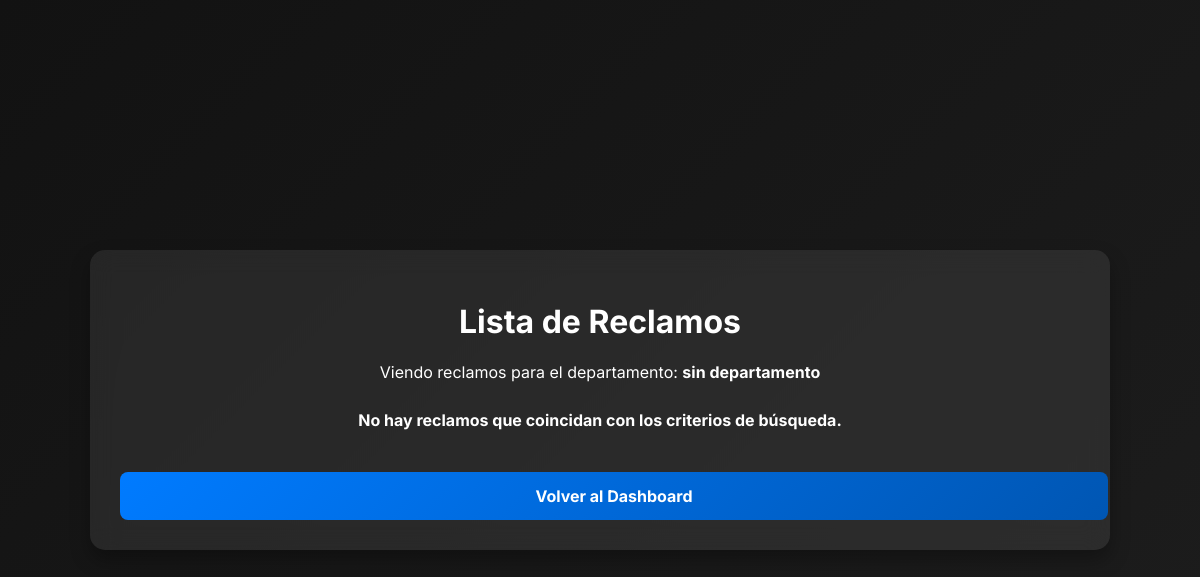
The page /listar_reclamos (signed in) on the database as committed earlier.
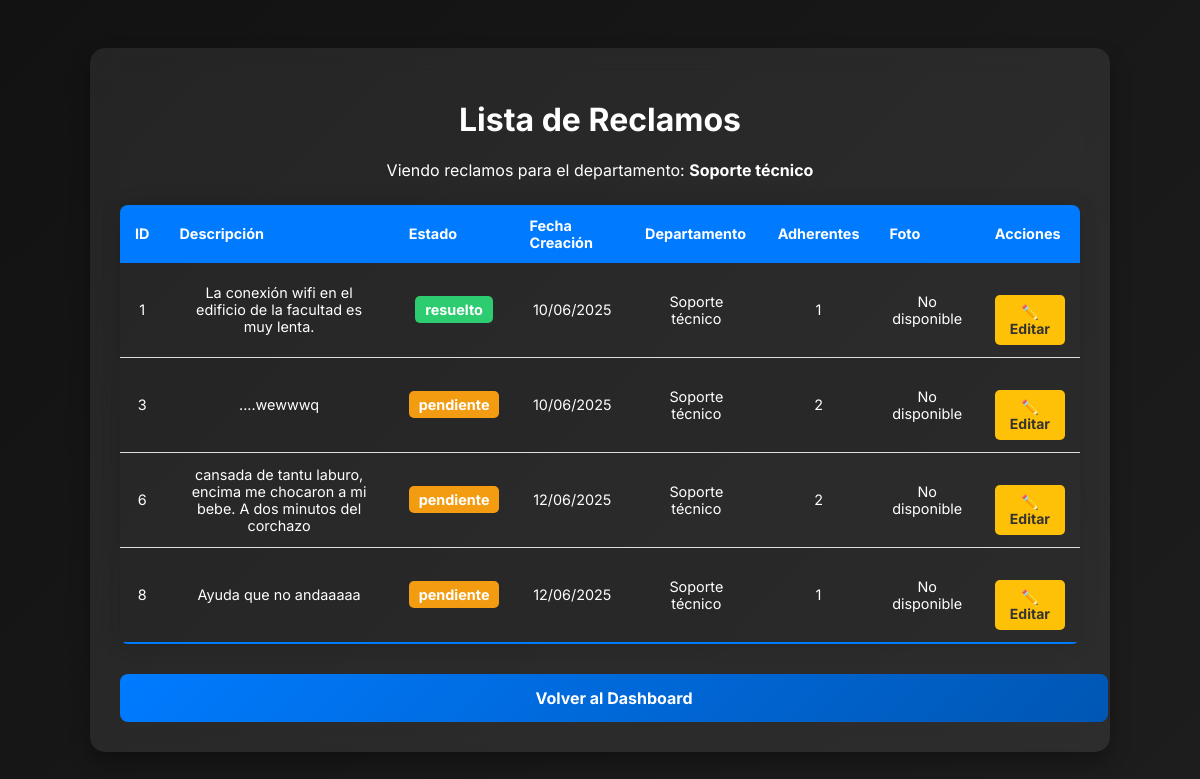
The same page on the database as committed later.
### modules/modelos.py (models this page shows, shortened)
class ModeloUsuario(Base):
    __tablename__= 'usuarios'
    id= Column(Integer, primary_key=True)
    nombre=Column(String(1000), nullable=False, unique=False)
    apellido=Column(String(1000), nullable=False, unique= False)
    username=Column(String(100), nullable=False, unique=True)
    email= Column(String(1000), nullable=False, unique=True)
    password= Column(String(1000), nullable=False)
    rol=Column(String, default="usuario")
    claustro=Column(String(100), nullable=False)
    departamento = Column(String(100), default="sin_departamento")

class ModeloReclamo(Base):
    __tablename__= 'reclamos'
    id= Column(Integer, primary_key=True)
    descripcion= Column(String(1000), nullable=False)
    estado= Column(String(50), default="pendiente") #El estado. Puede ser Pendiente, o Resuelto
    departamento= Column(String(100), nullable=False)
    fecha_creacion= Column(DateTime, default=datetime.utcnow)
    fecha_resolucion= Column(DateTime, nullable=True)
    id_usuario= Column(Integer, ForeignKey('usuarios.id')) #Reclamo ligado a usuario
    foto = Column(String(255), nullable=True)

### server.py (the view)
@app.route('/listar_reclamos', methods=['GET'])
@login_required
def listar_reclamos():
    departamento_filtro = request.args.get('departamento')
    if current_user.es_jefe() or current_user.es_secretario():
        lista_reclamos = gestor_reclamos.listar_reclamos_por_departamento(current_user.departamento)
    else:
        if departamento_filtro:
            lista_reclamos = gestor_reclamos.listar_reclamos_por_departamento(departamento_filtro, estado="pendiente")
        else:
            lista_reclamos = gestor_reclamos.listar_reclamos_para_usuarios()
    departamentos = gestor_reclamos.obtener_departamentos()
    return render_template('listar_reclamos.html',
                          lista_reclamos=lista_reclamos,
                          departamentos=departamentos,
                          departamento_filtro=departamento_filtro)

### modules/dominio.py (called while the page is built)
    @property
    def id(self):
        return self.__id

    @property
    def descripcion(self):
        return self.__descripcion

    @property
    def estado(self):
        return self.__estado

    @property
    def id_usuario(self):
        return self.__id_usuario

    @property
    def departamento(self):
        return self.__departamento

    @property
    def fecha_creacion(self):
        return self.__fecha_creacion

    @property
    def foto(self):
        return self.__foto

    @property
    def fecha_resolucion(self):
        return self.__fecha_resolucion

    @id.setter
    def id(self, p_id):
        if p_id is not None and not isinstance(p_id, int):
            raise ValueError("El id debe ser un número entero")
        self.__id=p_id

    @descripcion.setter
    def descripcion(self, p_descripcion):
        if not isinstance(p_descripcion, str) or p_descripcion.strip() == "":
            raise ValueError("La descripcion no puede estar vacía")
        self.__descripcion= p_descripcion.strip()

    @estado.setter
    def estado(self, p_estado):
        if p_estado not in ["pendiente", "resuelto", "en proceso","inválido"]:
            raise ValueError("El estado debe ser 'pendiente', 'resuelto', 'en proceso' o 'invalido'")
        self.__estado=p_estado

    @id_usuario.setter
    def id_usuario(self, p_id_usuario):
        if  p_id_usuario is not None and not isinstance(p_id_usuario, int):
            raise ValueError("El ID de usuario debe ser un número entero")
        self.__id_usuario=p_id_usuario

    @departamento.setter
    def departamento(self, p_departamento):
        if not isinstance(p_departamento, str) or p_departamento.strip()== "":
            raise ValueError("El departamento no puede estar vacío")
        self.__departamento=p_departamento

    @fecha_creacion.setter
    def fecha_creacion(self, p_fecha_creacion):
        self.__fecha_creacion= p_fecha_creacion

    @foto.setter
    def foto(self, p_foto):
        self.__foto=p_foto

    @fecha_resolucion.setter
    def fecha_resolucion(self, p_fecha_resolucion):
        self.__fecha_resolucion= p_fecha_resolucion

    @property
    def id(self):
        return self.__id

    @property
    def nombre(self):
        return self.__nombre

    @property
    def apellido(self):
        return self.__apellido

    @property
    def username(self):
        return self.__username

    @property
    def email(self):
        return self.__email

    @property
    def password(self):
        return self.__password

### templates/listar_reclamos.html (shortened to what this page needs)
<!DOCTYPE html>
<html lang="es">
<head>
    <link rel="stylesheet" type="text/css" href="{{ url_for('static', filename='style.css') }}">
</head>
<body>
    <div class="container" style="width: 80%; max-width: 1200px;">
        <h1>Lista de Reclamos</h1>
        {% if not (current_user.es_jefe() or current_user.es_secretario() or current_user.es_tecnico()) %}
            <form method="GET" action="{{ url_for('listar_reclamos') }}" class="filter-form">
                <label for="departamento">Filtrar por departamento:</label>
                <select name="departamento" class="form-control">
                    <option value="">Todos</option>
                    {% for depto in departamentos %}
                        <option value="{{ depto }}" {% if departamento_filtro == depto %}selected{% endif %}>{{ depto }}</option>
                    {% endfor %}
                </select>
                <button type="submit" class="btn-primary" style="width: auto; padding: 10px 20px;">Filtrar</button>
            </form>
        {% else %}
             <p>Viendo reclamos para el departamento: <strong>{{ current_user.departamento }}</strong></p>
        {% endif %}
        {% if lista_reclamos %}
            <table class="styled-table">
                <thead>
                    <tr>
                        <th>ID</th>
                        <th>Descripción</th>
                        <th>Estado</th>
                        <th>Fecha Creación</th>
                        <th>Departamento</th>
                        <th>Adherentes</th>
                        <th>Foto</th>
                        <th>Acciones</th>
                    </tr>
                </thead>
                <tbody>
                    {% for reclamo in lista_reclamos %}
                    <tr>
                        <td>{{ reclamo.id }}</td>
                        <td>{{ reclamo.descripcion }}</td>
                        <td><span class="status {{ reclamo.estado|replace(' ', '.') }}">{{ reclamo.estado }}</span></td>
                        <td>{{ reclamo.fecha_creacion.strftime('%d/%m/%Y') }}</td>
                        <td>{{ reclamo.departamento }}</td>
                        <td>{{ reclamo.adherentes }}</td>
                        <td>
                            {% if reclamo.foto %}
                                <img src="{{ url_for('static', filename='uploads/' + reclamo.foto) }}" alt="Foto del reclamo" width="100" style="border-radius: 5px;">
                            {% else %}
                                <span>No disponible</span>
                            {% endif %}
                        </td>
                        <td>
                            {% if current_user.es_jefe() or current_user.es_secretario() or current_user.es_tecnico() %}
                                <a href="{{ url_for('editar_reclamo', id=reclamo.id) }}" class="btn-edit">✏️ Editar</a>
                            {% endif %}
                        </td>
                    </tr>
                    {% endfor %}
                </tbody>
            </table>
        {% else %}
            <div class="alert alert-info">No hay reclamos que coincidan con los criterios de búsqueda.</div>
        {% endif %}
        <div class="links-container" style="margin-top: 30px;">
            {% if current_user.es_jefe() or current_user.es_secretario() or current_user.es_tecnico() %}
                <a href="{{ url_for('dashboard') }}" class="btn-primary">Volver al Dashboard</a>
            {% else %}
                <a href="{{ url_for('menu_principal') }}" class="btn-primary">Volver al Menú</a>
                <a href="{{ url_for('agregar_reclamo') }}" class="btn-secondary" style="margin-left: 10px;">Crear un Reclamo</a>
            {% endif %}
        </div>
    </div>
</body>
</html>

### static/style.css (style rules this page uses)
body { font-family: 'Inter', sans-serif; background: linear-gradient(135deg, #121212, #1d1d1d); color: #ffffff; margin: 0; display: flex; justify-content: center; align-items: center; min-height: 100vh; }
.container { width: 40%; padding: 30px; background: rgba(255, 255, 255, 0.08); box-shadow: 0px 10px 20px rgba(0, 0, 0, 0.3); border-radius: 15px; backdrop-filter: blur(12px); text-align: center; transition: all 0.3s ease-in-out; }
.btn-primary { display: block; width: 100%; padding: 14px; font-size: 16px; font-weight: bold; background: linear-gradient(135deg, #007bff, #0056b3); color: white; border: none; border-radius: 8px; cursor: pointer; transition: 0.4s ease-in-out; margin-top: 20px; }
a { color: #f8f9fa; text-decoration: none; font-weight: bold; display: block; margin-top: 20px; transition: 0.3s; }

### templates/listar_reclamos.html (style rules this page uses)
.styled-table { width: 100%; border-collapse: collapse; margin: 25px 0; font-size: 0.9em; border-radius: 8px; overflow: hidden; box-shadow: 0 0 20px rgba(0, 0, 0, 0.15); }
.styled-table thead tr { background-color: #007bff; color: #ffffff; text-align: left; }
.styled-table th, .styled-table td { padding: 12px 15px; }
.styled-table tbody tr { border-bottom: 1px solid #dddddd; }
.styled-table tbody tr:nth-of-type(even) { background-color: rgba(0,0,0,0.05); }
.styled-table tbody tr:last-of-type { border-bottom: 2px solid #007bff; }
.status { padding: 5px 10px; border-radius: 5px; color: white; font-weight: bold; }
.status.pendiente { background-color: #f39c12; }
.status.resuelto { background-color: #2ecc71; }
.btn-join, .btn-edit { padding: 8px 12px; border: none; border-radius: 5px; cursor: pointer; color: white; text-decoration: none; display: inline-block; font-size: 14px; }
.btn-edit { background-color: #ffc107; color: #333; }

Rows that differ between the two databases and show on the page:
changed ModeloUsuario: departamento "sin departamento" → "Soporte técnico"
now on this page (row edited): ModeloReclamo: id "1", descripcion "La conexión wifi en el edificio de la facultad es muy lenta.", estado "resuelto", fecha_creacion "10/06/2025", departamento "Soporte técnico", adherentes "1"
now on this page (row unchanged): ModeloReclamo: id "3", descripcion "....wewwwq", estado "pendiente", fecha_creacion "10/06/2025", departamento "Soporte técnico", adherentes "2"
added ModeloReclamo: id "6", descripcion "cansada de tantu laburo, encima me chocaron a mi bebe. A dos minutos del corchazo", estado "pendiente", fecha_creacion "12/06/2025", departamento "Soporte técnico", adherentes "2"
added ModeloReclamo: id "8", descripcion "Ayuda que no andaaaaa", estado "pendiente", fecha_creacion "12/06/2025", departamento "Soporte técnico", adherentes "1"
Other text that changed with them:
text no longer shown: "No hay reclamos que coincidan con los criterios de búsqueda."
text now shown: "ID Descripción Estado Fecha Creación Departamento Adherentes Foto Acciones"
